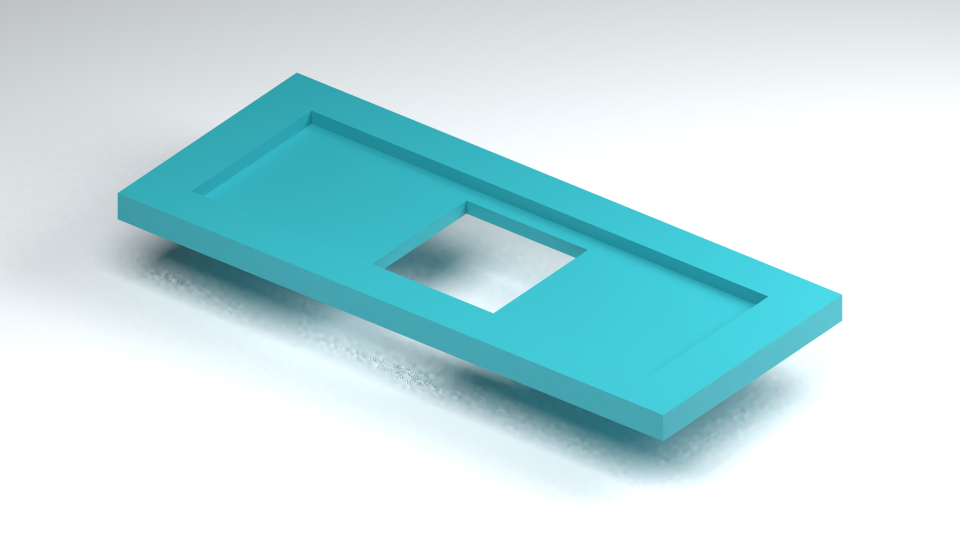
#> input picture media/renders/tray-raw.png, 1920 x 1080 px (shown at 1/2 size)
$ python make_video_graphics.py
#> lines starting #> are read from the running program, lines starting #| are printed output that depends on the picture
"""make the lowercase video cards from the actual renders and model results.
requires pillow. no fabricated measurement data is used.
"""
from pathlib import Path
import json
from PIL import Image,ImageDraw,ImageFont
R=Path(__file__).resolve().parent
O=R/'renders'; O.mkdir(exist_ok=True)
BG='#f2f5f4';INK='#132d34';MUTED='#506269';TEAL='#087f89';ORANGE='#b9572d'
def font(size,bold=False):
    paths=[Path('C:/Windows/Fonts')/('arialbd.ttf' if bold else 'arial.ttf'),Path('/usr/share/fonts/truetype/dejavu')/('DejaVuSans-Bold.ttf' if bold else 'DejaVuSans.ttf')]
    for p in paths:
        if p.exists():return ImageFont.truetype(str(p),size)
    return ImageFont.load_default()
def text(d,xy,s,size=30,fill=INK,bold=False):d.text(xy,s,font=font(size,bold),fill=fill)
def card(title,sub):
#> called with title = 'a holder for the experiment'
    im=Image.new('RGB',(1920,1080),BG);d=ImageDraw.Draw(im)
    text(d,(72,46),title,56,bold=True);text(d,(76,120),sub,29,MUTED)
    return im,d
def footer(d,s):
    d.rectangle((0,990,1920,1080),fill=INK);text(d,(72,1015),s,28,'#ffffff')

im,d=card('a holder for the experiment','same cell. different slides. a way to keep the comparison consistent.')
raw=Image.open(O/'tray-raw.png').resize((1536,864),Image.Resampling.LANCZOS)
im.paste(raw,(320,160));d=ImageDraw.Draw(im)
#> after `im.paste(raw, (320, 160))`:
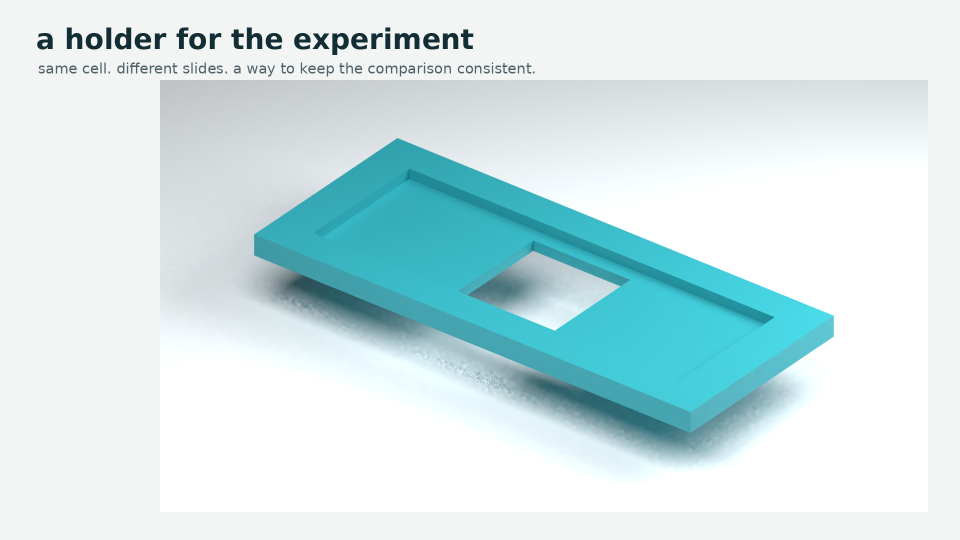
#> im: PIL image 1920x1080 RGB (shown at 1/2 size); mean R, G, B 208, 229.7, 232.1
text(d,(74,300),'90 x 38 x 4 mm',34,bold=True)
text(d,(74,365),'20 x 20 mm',34,TEAL,bold=True);text(d,(74,410),'light opening',28,MUTED)
text(d,(74,610),'removable',33,bold=True);text(d,(74,655),'glass slide',33,bold=True)
footer(d,'unbuilt design • rendered from the cad mesh • no physical test yet')
im.save(O/'tray-hero.png')
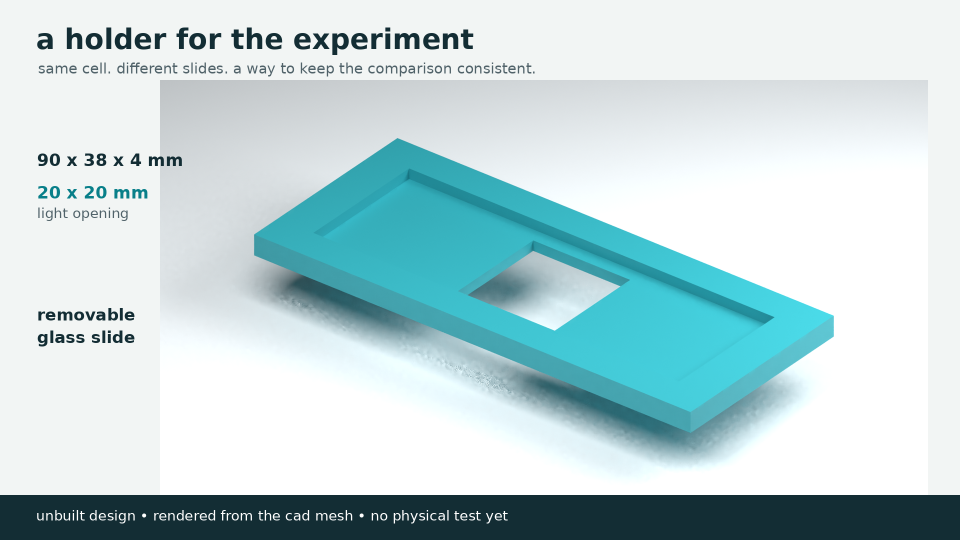
#> saved as tray-hero.png: PIL image 1920x1080 RGB (shown at 1/2 size); mean R, G, B 188.5, 212.4, 215.5

for src,out,title,sub,labels,points in [
 ('assembly-raw.png','assembly-labeled.png','how it would sit together','the slide changes; the cell and its wiring stay fixed.',
 ['upper light mask','slide envelope','slide tray','four spacers','cell below the tray'],
 [(1040,400),(1300,600),(1430,800),(1270,895),(915,740)]),
 ('exploded-raw.png','exploded-labeled.png','what each part does','parts are separated here so the arrangement is easier to see.',
 ['upper light mask','glass slide envelope','tray with a slide pocket','8 mm spacers','lower mask + cell','insulating support'],
 [(960,235),(1300,470),(1380,700),(1290,910),(900,785),(630,935)])]:
    im,d=card(title,sub);raw=Image.open(O/src).resize((1344,756),Image.Resampling.LANCZOS);im.paste(raw,(500,190));d=ImageDraw.Draw(im)
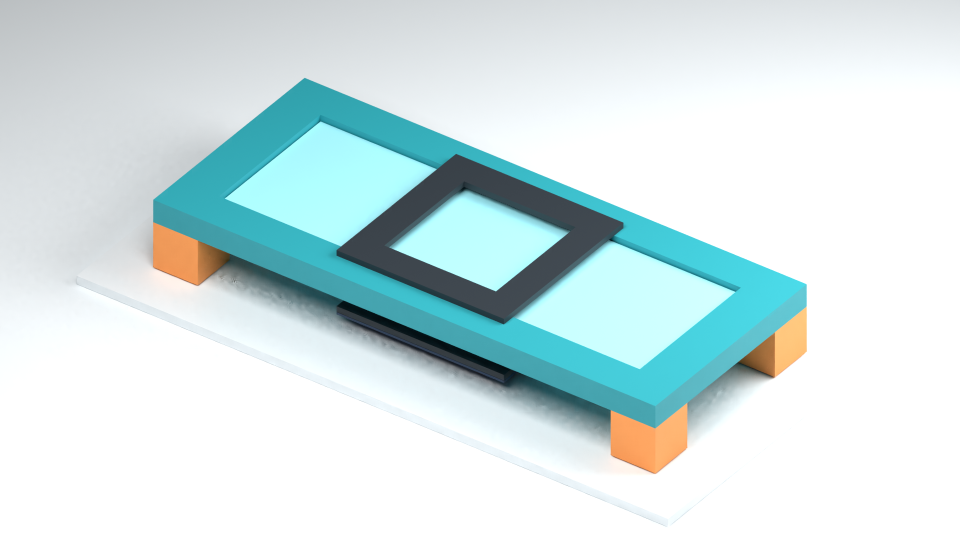
#> input picture media/renders/assembly-raw.png, 1920 x 1080 px (shown at 1/2 size)
#> after `im.paste(raw, (500, 190))`:
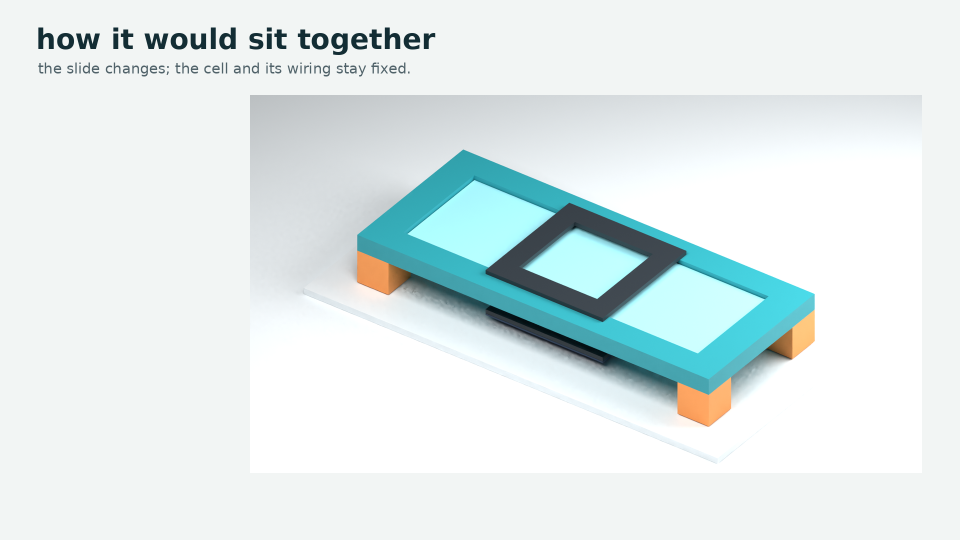
#> im: PIL image 1920x1080 RGB (shown at 1/2 size); mean R, G, B 224.1, 234.8, 235.1
    for i,(label,(x,y)) in enumerate(zip(labels,points),1):
        yy=235+(i-1)*102
        d.ellipse((75,yy,119,yy+44),fill=TEAL);text(d,(87,yy+3),str(i),29,'white',True)
        text(d,(139,yy+4),label,27)
        xx=500+x*.7; yy2=190+y*.7
        d.ellipse((xx-24,yy2-24,xx+24,yy2+24),fill=TEAL,outline='white',width=3);text(d,(xx-9,yy2-19),str(i),29,'white',True)
    footer(d,'unbuilt design • slide/cell are illustrative • colours do not predict film appearance')
    im.save(O/out)
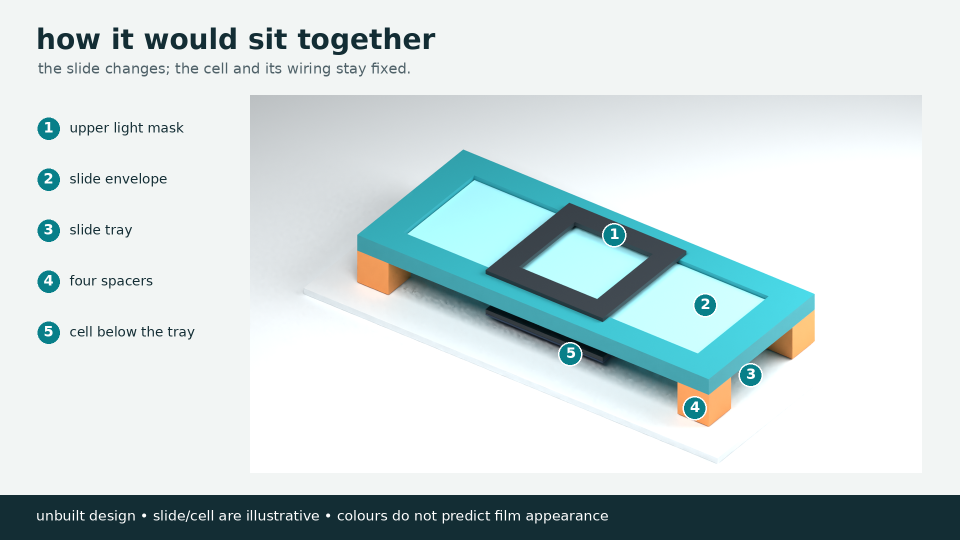
#> saved as assembly-labeled.png: PIL image 1920x1080 RGB (shown at 1/2 size); mean R, G, B 204.5, 217.9, 218.9
#> pass 2 of the loop `for src,out,title,sub,labels,points in [`:
#> `im, d = card(title, sub)`:
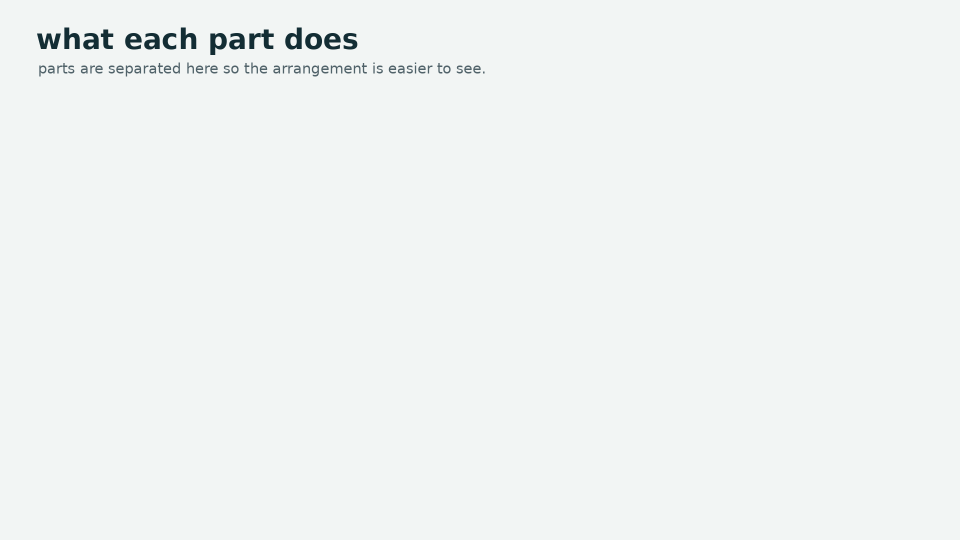
#> im: PIL image 1920x1080 RGB (shown at 1/2 size); mean R, G, B 240.4, 243.6, 242.6
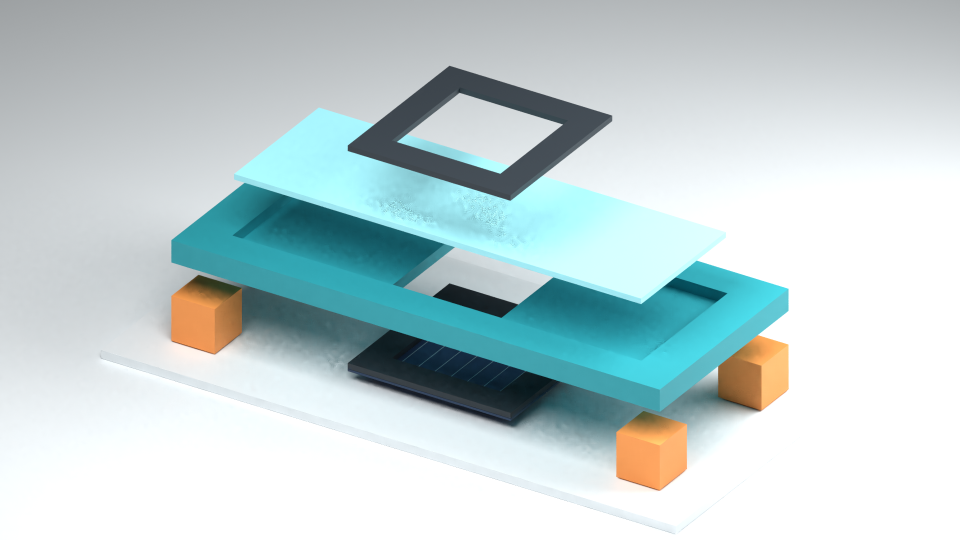
#> input picture media/renders/exploded-raw.png, 1920 x 1080 px (shown at 1/2 size)
#> `im.save(O/out)`:
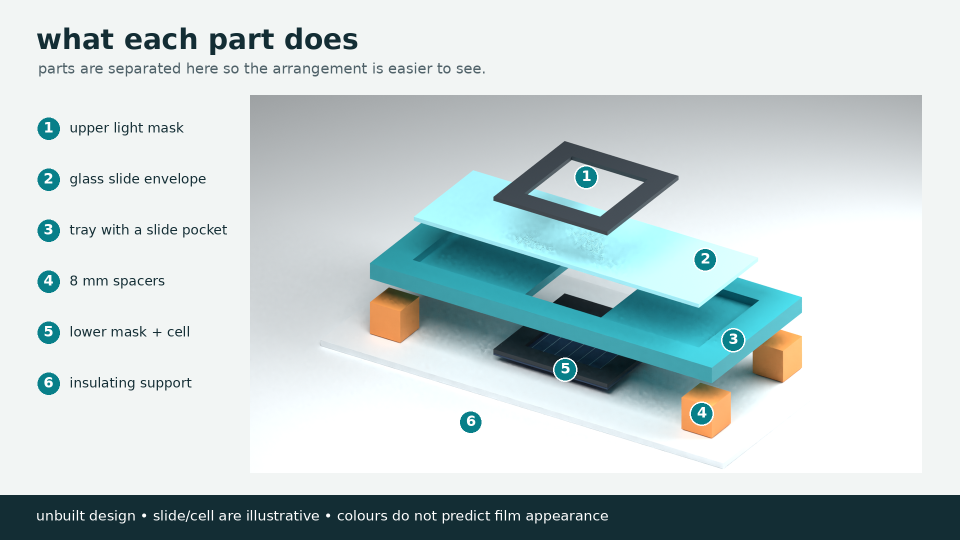
#> saved as exploded-labeled.png: PIL image 1920x1080 RGB (shown at 1/2 size); mean R, G, B 195.5, 208.5, 209.6

im,d=card('what the experiment needs to compare','the holder helps keep the position fixed. controls help explain a change.')
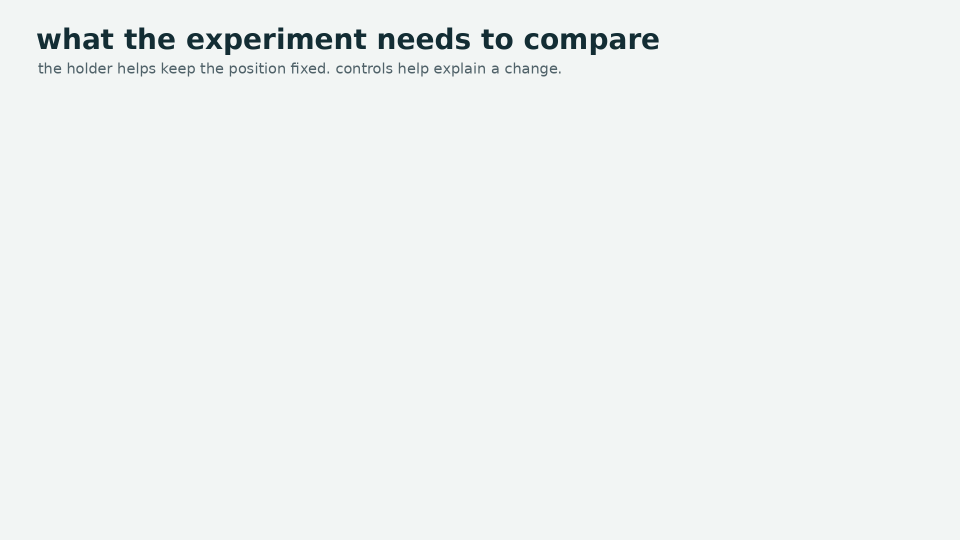
#> im: PIL image 1920x1080 RGB (shown at 1/2 size); mean R, G, B 239.2, 242.5, 241.6
cards=[('01','bare cell','nothing added'),('02','plain glass','check the slide'),('03','plain polymer','check the host'),('04','low qd loading','first film mixture'),('05','high qd loading','second film mixture')]
for i,(n,a,b) in enumerate(cards):
    x=72+i*355;d.rounded_rectangle((x,235,x+330,495),radius=18,fill='white',outline='#c5d9da',width=2)
    text(d,(x+25,260),n,30,TEAL,True);text(d,(x+25,335),a,30,bold=True);text(d,(x+25,405),b,25,MUTED)
text(d,(78,565),'the main comparison',39,bold=True)
text(d,(78,630),'plain polymer  →  quantum-dot film  →  plain polymer',37,TEAL)
text(d,(78,700),'check reference current and temperature throughout.',31)
text(d,(78,782),'make three separate samples per coated condition.',31)
text(d,(78,838),'repeat readings help check consistency; they are not new samples.',31,MUTED)
footer(d,'proposed experiment • no measured gain yet • a negative result still counts')
im.save(O/'how-the-test-works.png')
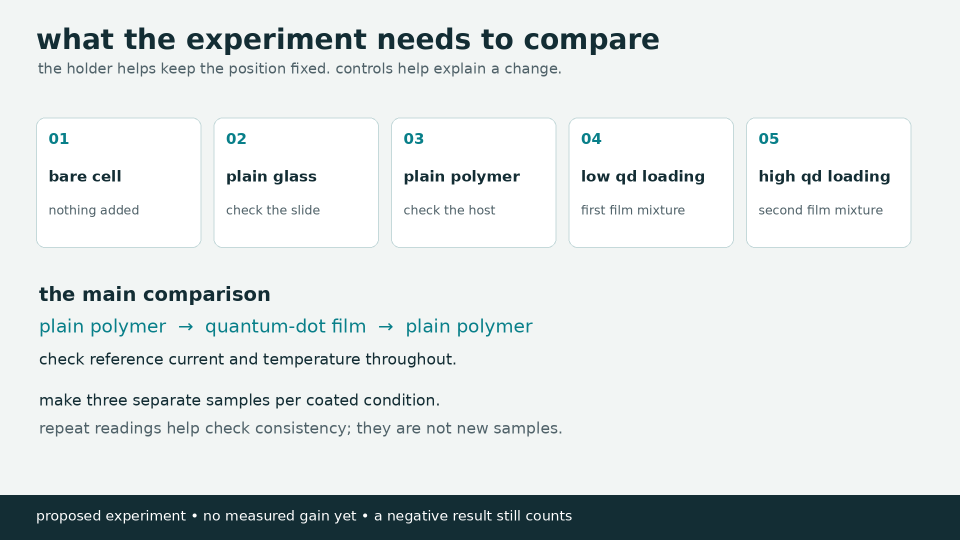
#> saved as how-the-test-works.png: PIL image 1920x1080 RGB (shown at 1/2 size); mean R, G, B 218.9, 224.3, 224.5

#> (the run stopped early here; a loop or call above may not have finished)
